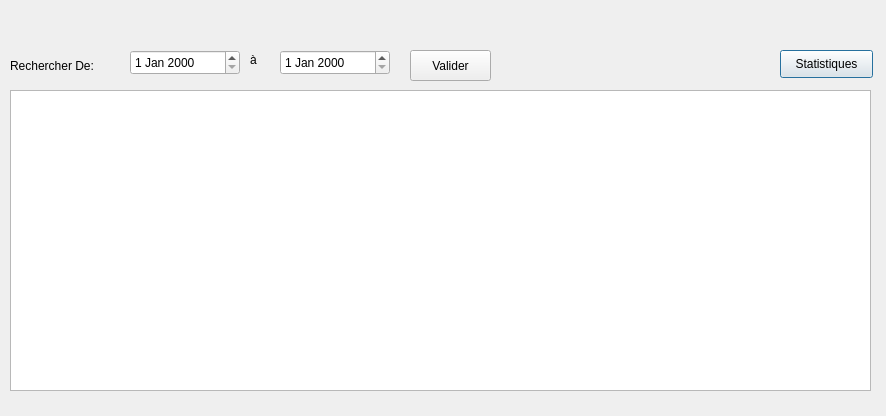
<?xml version="1.0" encoding="UTF-8"?>
<ui version="4.0">
 <class>bilancaisse</class>
 <widget class="QDialog" name="bilancaisse">
  <property name="geometry">
   <rect>
    <x>0</x>
    <y>0</y>
    <width>886</width>
    <height>416</height>
   </rect>
  </property>
  <property name="windowTitle">
   <string>Dialog</string>
  </property>
  <widget class="QTableView" name="tableView_bilan">
   <property name="geometry">
    <rect>
     <x>10</x>
     <y>90</y>
     <width>861</width>
     <height>301</height>
    </rect>
   </property>
  </widget>
  <widget class="QPushButton" name="pushButton_statistique">
   <property name="geometry">
    <rect>
     <x>780</x>
     <y>50</y>
     <width>93</width>
     <height>28</height>
    </rect>
   </property>
   <property name="text">
    <string>Statistiques</string>
   </property>
  </widget>
  <widget class="QLabel" name="label_RechercherDe">
   <property name="geometry">
    <rect>
     <x>10</x>
     <y>50</y>
     <width>101</width>
     <height>31</height>
    </rect>
   </property>
   <property name="text">
    <string>Rechercher De:</string>
   </property>
  </widget>
  <widget class="QLabel" name="label_RechercherA">
   <property name="geometry">
    <rect>
     <x>250</x>
     <y>50</y>
     <width>21</width>
     <height>20</height>
    </rect>
   </property>
   <property name="text">
    <string>à</string>
   </property>
  </widget>
  <widget class="QDateEdit" name="dateEdit_BilanDatedebut">
   <property name="geometry">
    <rect>
     <x>130</x>
     <y>50</y>
     <width>110</width>
     <height>25</height>
    </rect>
   </property>
  </widget>
  <widget class="QDateEdit" name="dateEdit_BilanDatefin">
   <property name="geometry">
    <rect>
     <x>280</x>
     <y>50</y>
     <width>110</width>
     <height>25</height>
    </rect>
   </property>
  </widget>
  <widget class="QPushButton" name="pushButton">
   <property name="geometry">
    <rect>
     <x>410</x>
     <y>50</y>
     <width>81</width>
     <height>31</height>
    </rect>
   </property>
   <property name="text">
    <string>Valider</string>
   </property>
  </widget>
 </widget>
 <resources/>
 <connections/>
</ui>
